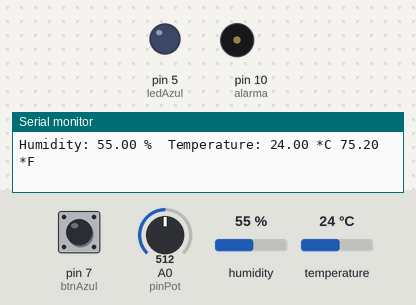
Bench run of a sketch on a simulated Arduino Uno, built with avr-gcc and run on an emulated ATmega328P. Shown: output pins drawn as LEDs (lit = HIGH), buzzer (waves = sounding), the last lines printed to the serial monitor. Inputs (shaded band) come from the test bench; at power-on: A0 (pinPot) = 512, pin 7 (btnAzul) LOW, humidity 55 %, temperature 24 °C.

Above: at 1.3 s.
1.4 s: A0 (pinPot) set to 0
At 2.3 s:
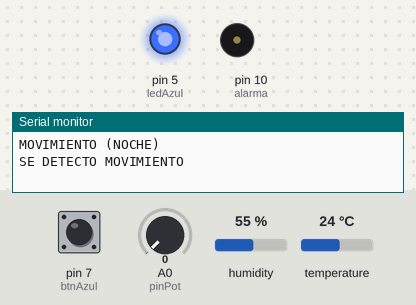
3.0 s: pin 7 (btnAzul) pulled HIGH for 1 s
At 3.9 s:
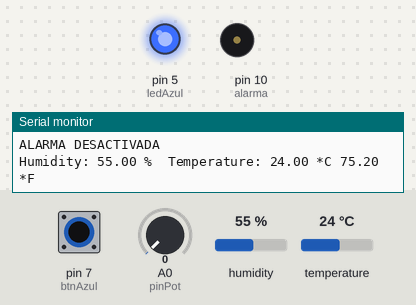
10.0 s: pin 7 (btnAzul) pulled HIGH for 1 s
At 11.0 s:
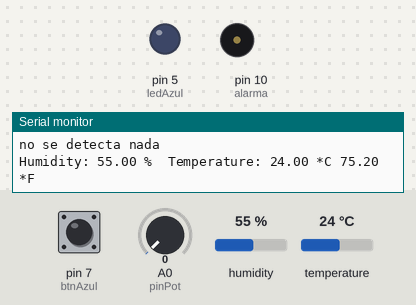
17.0 s: pin 7 (btnAzul) pulled HIGH for 0.6 s
At 17.9 s:
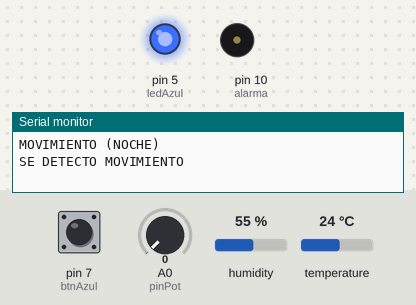
23.6 s: pin 7 (btnAzul) pulled HIGH for 3.2 s
At 34.3 s:
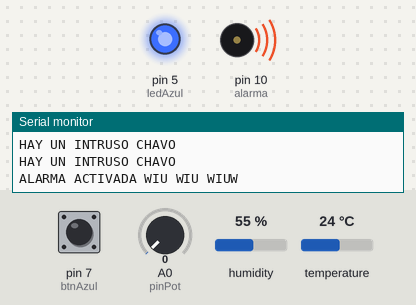
34.4 s: A0 (pinPot) set to 60
At 37.3 s:
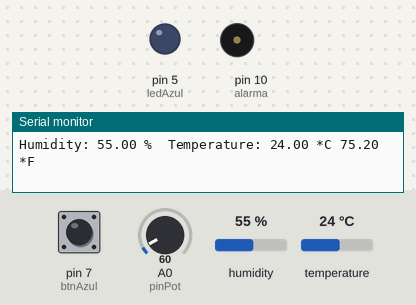
Timing chart, 0 to 38.8 s (numbered marks = the images above; inputs shaded):
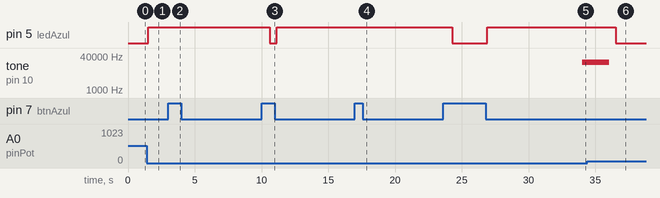

The sketch:

domotica.ino
```cpp
// Example testing sketch for various DHT humidity/temperature sensors
// Written by ladyada, public domain

#include "DHT.h"

#define DHTPIN 3     // what digital pin we're connected to
const int ledAzul = 5; //Pin del led azul (movimiento)
const int ledRojo = 8; //Pin de led rojo (Alarma)
const int btnAzul = 7; //Pin del boton del led azul (movimiento);
const int btnRojo = 9; //Pin del boton del led Rojo (Alarma)
const int pinPot = 0;
int valorPot = 0;
int valorBtn; //Valor del boton que se utilizara en el if
int alarma = 10; //Pin de la alarma;
int salidaBoton = 0; //leer salida del boton
int activado = 0;

// Uncomment whatever type you're using!
//#define DHTTYPE DHT11   // DHT 11
#define DHTTYPE DHT22   // DHT 22  (AM2302), AM2321
//#define DHTTYPE DHT21   // DHT 21 (AM2301)

// Connect pin 1 (on the left) of the sensor to +5V
// NOTE: If using a board with 3.3V logic like an Arduino Due connect pin 1
// to 3.3V instead of 5V!
// Connect pin 2 of the sensor to whatever your DHTPIN is
// Connect pin 4 (on the right) of the sensor to GROUND
// Connect a 10K resistor from pin 2 (data) to pin 1 (power) of the sensor

// Initialize DHT sensor.
// Note that older versions of this library took an optional third parameter to
// tweak the timings for faster processors.  This parameter is no longer needed
// as the current DHT reading algorithm adjusts itself to work on faster procs.
DHT dht(DHTPIN, DHTTYPE);

void setup() {
  Serial.begin(9600);
  pinMode(ledAzul, OUTPUT);         // Ponemos el pin del LED como salida
  pinMode(btnAzul, INPUT);          // Ponemos el pin del botón como entrada
  pinMode(pinPot, INPUT);
  Serial.println("DHTxx test!");
  dht.begin();
}

void loop() {

    valorPot = analogRead(pinPot);
    digitalWrite(ledRojo, LOW);
    digitalWrite(ledAzul, LOW);

    if(valorPot == 0) { //si el potenciometro llega a 0
    //activar sensor movimiento
    Serial.println("MOVIMIENTO (NOCHE)");
    activarMovimiento();
    }


  // Reading temperature or humidity takes about 250 milliseconds!
  // Sensor readings may also be up to 2 seconds 'old' (its a very slow sensor)
  float h = dht.readHumidity();
  // Read temperature as Celsius (the default)
  float t = dht.readTemperature();
  // Read temperature as Fahrenheit (isFahrenheit = true)
  float f = dht.readTemperature(true);

  // Check if any reads failed and exit early (to try again).
  if (isnan(h) || isnan(t) || isnan(f)) {
    Serial.println("Failed to read from DHT sensor!");
    return;
  }

  // Compute heat index in Fahrenheit (the default)
  float hif = dht.computeHeatIndex(f, h);
  // Compute heat index in Celsius (isFahreheit = false)
  float hic = dht.computeHeatIndex(t, h, false);

  Serial.print("Humidity: ");
  Serial.print(h);
  Serial.print(" %\t");
  Serial.print("Temperature: ");
  Serial.print(t);
  Serial.print(" *C ");
  Serial.print(f);
  Serial.println(" *F\t");
  // Wait a few seconds between measurements.
  delay(500);
}

void activarMovimiento() {
    valorBtn=digitalRead(btnAzul);

    if  (valorBtn==LOW){
    digitalWrite(ledAzul,HIGH);
    Serial.println("SE DETECTO MOVIMIENTO");
    delay(2000);
    funcionarAlarma();
    }

    else { digitalWrite(ledAzul,LOW);

    Serial.println("no se detecta nada");
    }

    }

void funcionarAlarma() {
  for(int i = 0; i <= 50; i++) {

    Serial.println("HAY UN INTRUSO CHAVO");
    delay(100);

    salidaBoton = digitalRead(btnAzul);
    if(salidaBoton == HIGH){
      activado = 1;
    }
    else {
      activado = 0;
    }

    if(activado == 1){ //si se activa el boton la alarma se desactiva
      Serial.println("ALARMA DESACTIVADA");
      digitalWrite(ledAzul, HIGH);
      noSonar();
      break;
    }
    else if (activado == 0 && i >= 50) { //si no se activa el boton la alarma empieza a sonar
      Serial.println("ALARMA ACTIVADA WIU WIU WIUW");
      sonar();
      digitalWrite(ledRojo, HIGH);
      delay(2000);
    }

    //Serial.println("HAY UN INTRUSO CHAVO");
    //delay(100);
  }
}


void sonar() {
  tone(alarma, 20000, 2000);
}

void noSonar(){
  noTone(alarma);
  delay(100);
}
```

Measured:
- after the input at 1.4 s, pin 5 (ledAzul): LOW → HIGH after 0.11 s
- after the input at 3.0 s, tone on pin 10 (alarma): stays silent (without the input it goes to 20000 Hz after 5.6 s)
- after the input at 10.0 s, pin 5 (ledAzul): HIGH → LOW after 0.63 s, → HIGH 0.53 s later; tone on pin 10 (alarma): stays silent (without the input it goes to 20000 Hz after 1.3 s)
- after the input at 17.0 s, tone on pin 10 (alarma): stays silent (without the input it goes to 20000 Hz after 1.3 s)
- after the input at 23.6 s, pin 5 (ledAzul): HIGH → LOW after 0.69 s, → HIGH 2.6 s later
- after the input at 34.4 s, pin 5 (ledAzul): HIGH → LOW after 2.1 s
